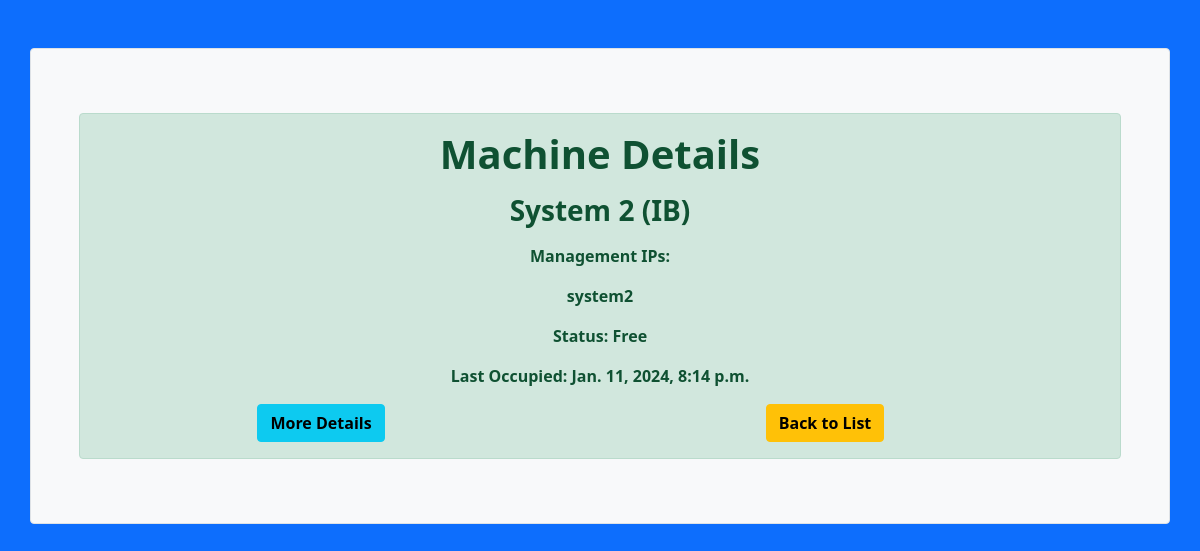
Page /2/ (signed in) on the committed database.
### machines/models.py (models this page shows, shortened)
class Machine(models.Model):
    name = models.CharField(max_length=100)
    discription = models.TextField(null=True, max_length=500)
    user = models.ForeignKey(User, on_delete=models.SET_NULL, null=True, blank=True)
    start_time = models.DateTimeField(null=True, blank=True)
    end_time = models.DateTimeField(null=True, blank=True)
    timestamp = models.DateTimeField(auto_now=True)
    status = models.BooleanField(default=True)  # True for free, False for occupied
    blooked = models.BooleanField(default=False) # False for system is working, True for system blooked or having any issues
    purpose = models.TextField(blank=True)
    nz_start_time = models.DateTimeField(null=True, blank=True)
    nz_end_time = models.DateTimeField(null=True, blank=True)

### machines/views.py (the view)
# urls.py: path('<int:machine_id>/', views.machine_detail, name='machine_detail'),
@login_required
def machine_detail(request, machine_id):
    machine = get_object_or_404(Machine, pk=machine_id)
    user_can_free = request.user.is_authenticated
    user_active_booking = None
    if user_can_free:
        user_active_booking = Booking.objects.filter(machine=machine, user=request.user, end_time__gte=timezone.now()).first()
    context = {
        'machine': machine,
        'user_can_free': user_can_free,
        'user_has_active_booking': user_active_booking is not None,
        'user_active_booking': user_active_booking,
    }
    return render(request, 'machines/machine_detail.html', context)

### machines/templates/machines/machine_detail.html (shortened to what this page needs)
<html>
<head>
    <link href="https://cdn.jsdelivr.net/npm/bootstrap@5.0.2/dist/css/bootstrap.min.css" rel="stylesheet"
>
    <link rel="stylesheet" href="https://cdnjs.cloudflare.com/ajax/libs/font-awesome/6.4.2/css/all.min.css" />
</head>
<body class="bg-primary">
    <div class="container mt-5 p-5 border rounded bg-light">
    <div class="mb-3 mt-3">
        <div class="alert alert-success text-center mb-3 ">
            {% block content %}
            {% load humanize %}
                <h1><b>Machine Details</b></h1>
                <p><h3><b>{{ machine.name }}</b></h3></p>
                <p><b>Management IPs:</b></p>
                <p><b>{{ machine.discription }}</b></p>
                <p><b>Status: {% if machine.status %} Free {% else %} </b><b>Occupied by </b> <b>{{ machine.user }}</b> {% endif %}</p>
                    <p><b>Last Occupied: {{ machine.timestamp }}</b></p>
                <div id="notepad-content" style="display: flex; justify-content: space-between;">
                    <a href="{% url 'edit_notepad' machine.id %}" class="btn btn-info"><b>More Details</b></a>
                    <a href="{% url 'machine_list' %}" class="btn btn-warning"><b>Back to List</b></a>
                </div>
            {% endblock %}
        </div>
    </div>
    </div>
</body>
</html>

### rows in the picture
Machine: name "System 2 (IB)", discription "system2", timestamp "Jan. 11, 2024, 8:14 p.m."
